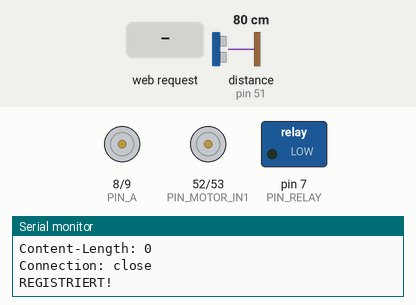
This sketch was run on a simulated Arduino Mega 2560, built with avr-gcc and run on an emulated ATmega2560. On the bench: motor-driver pin pairs drawn as motors (green arrow = first pin HIGH = forward, orange = second pin HIGH = backward, longer = more drive), switched loads named in the sketch (green lamp = pin HIGH), the last lines printed to the serial monitor. Wiring (inferred from the names in the program): ultrasonic range finder: trigger pin 50; echo pin 51. The inputs (shaded band) are chosen by the test bench; at power-on: distance to the obstacle (sensor on pin 51) 80 cm. The echo pulse lasts 58.3 µs per cm; WiFi joins after 1.5 s; servers stay silent unless stated; uploads are accepted with an empty reply; pins used as bus, display or sensor lines are not drawn.

Above: at 12.8 s.
12.9 s: HTTP request GET /api/tunnelleds received
At 13.04 s:
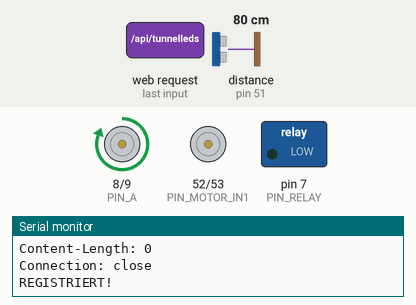
15.9 s: HTTP request GET /api/tunnel received
At 16.04 s:
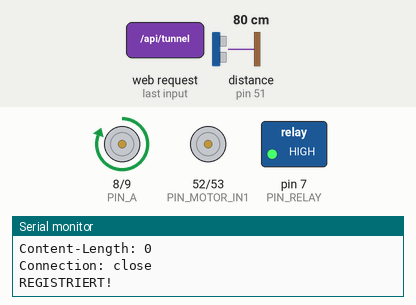
18.9 s: HTTP request GET /api/bridgeup received
21.9 s: HTTP request GET /api/nebel received
At 22.7 s:
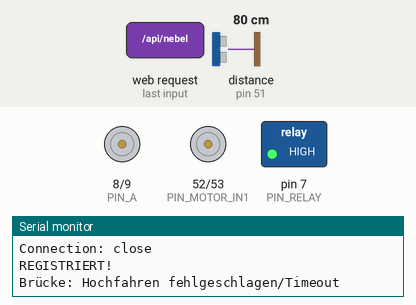
Timing chart, 0 to 24.9 s (numbered marks = the images above; inputs shaded):
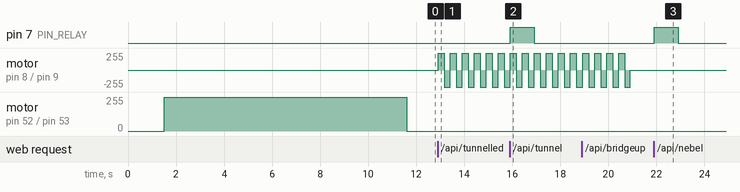

Measured:
- after the input at 12.9 s, motor on pin 8 (PIN_A) / pin 9 (PIN_B): alternates forward 255/255 for 0.25 s and backward 255/255 for 0.25 s, starting at once
- after the input at 15.9 s, pin 7 (PIN_RELAY): LOW → HIGH at once, → LOW 1.0 s later
- after the input at 21.9 s, pin 7 (PIN_RELAY): LOW → HIGH at once, → LOW 1.0 s later

The sketch:

ArduinoMegaTunnel.ino
```cpp
#include "WiFiEsp.h"

char ssid[] = "rescuerobotcar";
char pass[] = "mint2025";

WiFiEspClient client;
WiFiEspServer server(80);


// ================= CONFIG =================
// Brücken-Parameter
const float BRIDGE_DISTANCE_CM = 24.0;
// Zeit (ms) die die Brücke zum Absenken braucht.
const unsigned long BRIDGE_DOWN_TIME_MS = 5000UL;

// Hardware-Pins (schnell editierbar)
// Transistor-/LED-Ausgänge (Anzeige / Blink-LEDs)
#define PIN_A 8
#define PIN_B 9
// Nebel-/Aktions-Relay
#define PIN_RELAY 7

// Abstandssensor
#define PIN_DIST_TRIG 50
#define PIN_DIST_ECHO 51

// Motor an OUT1/OUT2 des L298N anschließen.
#define PIN_MOTOR_IN1 52
#define PIN_MOTOR_IN2 53
// -------------------------------------------------------------------------

// (Ende der Konfiguration)

// ================= RUNTIME STATE & FLAGS =================
// Laufzeitzustände und Flags (werden während Programmlauf verändert)
// Aktueller Zustand der Brücke: true == oben
bool bridgeIsUp = false;

// Netzwerk-/Registrierungsstatus
bool esp_ok = false;
bool wifi_ok = false;
bool registered = false;

// Timing / Blink-Status
unsigned long lastRegisterTry = 0;
unsigned long lastBlink = 0;
bool blinkState = false;

// Action flags for non-blocking execution (beschreiben asynchrone Aktionen)
bool doBlink = false;
unsigned long doBlinkUntil = 0;
bool doTunnel = false;
unsigned long tunnelStartTime = 0;
unsigned long tunnelEndTime = 0;
bool tunnelRelayOffDone = false;
bool doTriggerRelay = false;
unsigned long triggerRelayUntil = 0;
unsigned long lastActionBlink = 0;
bool actionBlinkState = false;

String orangepiIP = "";


void setup() {
  Serial.begin(9600);
  Serial1.begin(115200);

  pinMode(PIN_A, OUTPUT);
  pinMode(PIN_B, OUTPUT);
  pinMode(PIN_RELAY, OUTPUT);

  // Neue Pins initialisieren
  pinMode(PIN_DIST_TRIG, OUTPUT);
  pinMode(PIN_DIST_ECHO, INPUT);
  pinMode(PIN_MOTOR_IN1, OUTPUT);
  pinMode(PIN_MOTOR_IN2, OUTPUT);

  digitalWrite(PIN_A, LOW);
  digitalWrite(PIN_B, LOW);
  digitalWrite(PIN_RELAY, LOW);

  digitalWrite(PIN_DIST_TRIG, LOW);
  digitalWrite(PIN_MOTOR_IN1, LOW);
  digitalWrite(PIN_MOTOR_IN2, LOW);

  WiFi.init(&Serial1);

  if (WiFi.status() == WL_NO_SHIELD) {
    Serial.println("ESP NICHT GEFUNDEN!");
    esp_ok = false;
    return;
  }

  esp_ok = true;
  Serial.println("ESP OK");

  Serial.println("Verbinde WLAN...");
  WiFi.begin(ssid, pass);

  unsigned long start = millis();
  while (WiFi.status() != WL_CONNECTED && millis() - start < 15000) {
    delay(500);
    Serial.print(".");
  }

  if (WiFi.status() == WL_CONNECTED) {
    wifi_ok = true;
    Serial.println("\nWLAN OK");
    Serial.print("IP: ");
    Serial.println(WiFi.localIP());
    server.begin();
  } else {
    Serial.println("\nWLAN FEHLER");
    wifi_ok = false;
  }

  calibrateBridgeOnStartup();
}

void loop() {
  if (!esp_ok) {
    blinkError();
    return;
  }

  pollActions();

  if (wifi_ok && !registered && millis() - lastRegisterTry > 10000) {
    lastRegisterTry = millis();
    findOrangePiAndRegister();
  }

  if (wifi_ok) {
    WiFiEspClient webClient = server.available();
    if (webClient) {
      handleRequest(webClient);
    }
  }
}

// ================= ERROR BLINK =================
void blinkError() {
  if (millis() - lastBlink > 1000) {
    lastBlink = millis();
    blinkState = !blinkState;
    digitalWrite(PIN_A, blinkState);
  }
}

// ================= FIND ORANGEPI =================
void findOrangePiAndRegister() {
  Serial.println("Verwende statische OrangePi-IP: 192.168.10.10");
  orangepiIP = "192.168.10.10";

  if (tryRegister()) {
    Serial.println("REGISTRIERT!");
  } else {
    Serial.println("Registrierung fehlgeschlagen");
  }
}


// ================= REGISTER =================
bool tryRegister() {
  if (orangepiIP == "") return false;

  // Try a couple times in case the OrangePi hasn't fully started yet
  for (int attempt = 0; attempt < 2; attempt++) {
    if (client.connect(orangepiIP.c_str(), 80)) {
      client.println("GET /api/register/?device=Mega-Tunnel HTTP/1.1");
      client.print("Host: ");
      client.println(orangepiIP);
      client.println("Connection: close");
      client.println();

      unsigned long timeout = millis() + 2000;
      String response = "";
      while (millis() < timeout) {
        while (client.available()) {
          char c = client.read();
          response += c;
        }
        if (!client.connected() && client.available() == 0) break;
        delay(10);
      }
      client.stop();

      Serial.print("Register response from ");
      Serial.print(orangepiIP);
      Serial.print(": ");
      Serial.println(response);

      if (response.indexOf("\"status\": \"ok\"") != -1 || response.indexOf("200 OK") != -1 || response.indexOf("200 ") != -1) {
        registered = true;
        return true;
      }
    }
    delay(500);
  }
  return false;
}

// ================= SERVER =================
void handleRequest(WiFiEspClient &c) {
  String req = "";
  // Read request with small timeout and stop at end of headers
  unsigned long start = millis();
  while (c.connected() && millis() - start < 500) {
    while (c.available()) {
      char ch = c.read();
      req += ch;
      start = millis(); // reset timeout on incoming data
      if (req.indexOf("\r\n\r\n") != -1) break;
    }
    if (req.indexOf("\r\n\r\n") != -1) break;
    delay(1);
  }

  // ---- /api/tunnelleds ----
  if (req.indexOf("GET /api/tunnelleds") != -1) {
    sendJson(c, 200, "{\"status\":\"ok\"}");
    // start non-blocking blink for 5s
    doBlink = true;
    doBlinkUntil = millis() + 5000;
    lastActionBlink = 0;
    actionBlinkState = false;
  }

  // ---- /api/tunnel ----
  else if (req.indexOf("GET /api/tunnel") != -1) {
    sendJson(c, 200, "{\"status\":\"ok\"}");
    // start non-blocking tunnel sequence
    doTunnel = true;
    tunnelStartTime = millis();
    tunnelEndTime = tunnelStartTime + 5000;
    tunnelRelayOffDone = false;
    digitalWrite(PIN_RELAY, HIGH);
    lastActionBlink = 0;
    actionBlinkState = false;
  }

  // ---- /api/bridgeup ----
  else if (req.indexOf("GET /api/bridgeup") != -1) {
    if (bridgeIsUp) {
      sendJson(c, 200, "{\"status\":\"ok\",\"bridge\":\"already_up\"}");
    } else {
      sendJson(c, 200, "{\"status\":\"ok\",\"action\":\"moving_up\"}");
      unsigned long start = millis();
      unsigned long timeout = start + BRIDGE_DOWN_TIME_MS + 5000UL;
      motorBridgeUp();
      while (millis() < timeout) {
        float d = distanceReadCm();
        if (d >= 0 && d >= BRIDGE_DISTANCE_CM) {
          break;
        }
        delay(100);
      }
      motorBridgeStop();
      float dfinal = distanceReadCm();
      if (dfinal >= 0 && dfinal <= BRIDGE_DISTANCE_CM) {
        bridgeIsUp = true;
        Serial.println("Brücke: oben");
      } else {
        Serial.println("Brücke: Hochfahren fehlgeschlagen/Timeout");
      }
    }
  }

  // ---- /api/bridgedown ----
  else if (req.indexOf("GET /api/bridgedown") != -1) {
    if (!bridgeIsUp) {
      sendJson(c, 200, "{\"status\":\"ok\",\"bridge\":\"already_down\"}");
    } else {
      // Antwort sofort senden, dann runterfahren für definierte Zeit
      sendJson(c, 200, "{\"status\":\"ok\",\"action\":\"moving_down\"}");
      motorBridgeDown();
      delay(BRIDGE_DOWN_TIME_MS);
      motorBridgeStop();
      bridgeIsUp = false;
      Serial.println("Brücke: unten");
    }
  }

  // ---- /api/nebel ----
  else if (req.indexOf("GET /api/nebel") != -1) {
    float duration = parseDuration(req);
    sendJson(c, 200, "{\"status\":\"ok\"}");
    // trigger relay non-blocking
    doTriggerRelay = true;
    triggerRelayUntil = millis() + (unsigned long)(duration * 1000);
    digitalWrite(PIN_RELAY, HIGH);
  }

  // ---- /api/checkconnection ----
  else if (req.indexOf("GET /api/checkconnection") != -1) {
    if (esp_ok && wifi_ok && registered) {
      sendJson(c, 200, "{\"status\":\"ok\"}");
    } else {
      sendJson(c, 500, "{\"status\":\"error\"}");
    }
  }

  else {
    c.print("HTTP/1.1 404 Not Found\r\n\r\n");
  }

  delay(10);
  c.stop();
}

// ================= LED EFFECT =================
void blinkTransistors() {
  unsigned long start = millis();

  while (millis() - start < 5000) {
    digitalWrite(PIN_A, HIGH);
    digitalWrite(PIN_B, LOW);
    delay(250);

    digitalWrite(PIN_A, LOW);
    digitalWrite(PIN_B, HIGH);
    delay(250);
  }

  digitalWrite(PIN_A, LOW);
  digitalWrite(PIN_B, LOW);
}

// ================= TUNNEL SEQUENCE =================
void tunnelSequence() {
  digitalWrite(PIN_RELAY, HIGH);
  delay(1000);

  unsigned long ledStart = millis();
  bool fogOffDone = false;

  while (millis() - ledStart < 5000) {
    digitalWrite(PIN_A, HIGH);
    digitalWrite(PIN_B, LOW);
    delay(250);

    digitalWrite(PIN_A, LOW);
    digitalWrite(PIN_B, HIGH);
    delay(250);

    if (!fogOffDone && millis() - ledStart >= 1000) {
      digitalWrite(PIN_RELAY, LOW);
      fogOffDone = true;
    }
  }

  digitalWrite(PIN_A, LOW);
  digitalWrite(PIN_B, LOW);
}

// ================= NEBEL =================
float parseDuration(String req) {
  int idx = req.indexOf("duration=");
  if (idx == -1) return 1.0;

  String sub = req.substring(idx + 9);
  int end = sub.indexOf(" ");
  if (end != -1) sub = sub.substring(0, end);

  sub.replace(",", ".");
  return sub.toFloat();
}

void triggerRelay(float seconds) {
  unsigned long ms = (unsigned long)(seconds * 1000);

  digitalWrite(PIN_RELAY, HIGH);
  delay(ms);
  digitalWrite(PIN_RELAY, LOW);
}

// ================= ACTION POLLING =================
void pollActions() {
  unsigned long now = millis();

  if ((doBlink && now < doBlinkUntil) || (doTunnel && now < tunnelEndTime)) {
    if (now - lastActionBlink >= 250) {
      lastActionBlink = now;
      actionBlinkState = !actionBlinkState;
      if (actionBlinkState) {
        digitalWrite(PIN_A, HIGH);
        digitalWrite(PIN_B, LOW);
      } else {
        digitalWrite(PIN_A, LOW);
        digitalWrite(PIN_B, HIGH);
      }
    }
  } else {
    if (doBlink || doTunnel) {
      digitalWrite(PIN_A, LOW);
      digitalWrite(PIN_B, LOW);
      actionBlinkState = false;
    }
    doBlink = false;
    if (doTunnel && now >= tunnelEndTime) {
      doTunnel = false;
      tunnelRelayOffDone = false;
    }
  }

  // tunnel relay off after 1s
  if (doTunnel && !tunnelRelayOffDone && now - tunnelStartTime >= 1000) {
    digitalWrite(PIN_RELAY, LOW);
    tunnelRelayOffDone = true;
  }

  // trigger relay for fog
  if (doTriggerRelay && now >= triggerRelayUntil) {
    doTriggerRelay = false;
    digitalWrite(PIN_RELAY, LOW);
  }
}

// ================= UTILS =================
void sendJson(WiFiEspClient &c, int code, const char* body) {
  c.print("HTTP/1.1 ");
  c.print(code);
  if (code == 200) c.print(" OK\r\n");
  else c.print(" ERROR\r\n");

  c.print("Content-Type: application/json\r\n");
  c.print("Content-Length: ");
  c.print(strlen(body));
  c.print("\r\n");
  c.print("Connection: close\r\n\r\n");
  c.print(body);
}

// ================= MOTOR ("Brücke") =================
void motorBridgeStop() {
  digitalWrite(PIN_MOTOR_IN1, LOW);
  digitalWrite(PIN_MOTOR_IN2, LOW);
}

void motorBridgeUp() {
  digitalWrite(PIN_MOTOR_IN1, HIGH);
  digitalWrite(PIN_MOTOR_IN2, LOW);
}

void motorBridgeDown() {
  digitalWrite(PIN_MOTOR_IN1, LOW);
  digitalWrite(PIN_MOTOR_IN2, HIGH);
}

// ================= DISTANZMESSER =================
float distanceReadCm() {
  unsigned long duration;

  digitalWrite(PIN_DIST_TRIG, LOW);
  delayMicroseconds(2);
  digitalWrite(PIN_DIST_TRIG, HIGH);
  delayMicroseconds(10);
  digitalWrite(PIN_DIST_TRIG, LOW);

  duration = pulseIn(PIN_DIST_ECHO, HIGH, 30000UL);
  if (duration == 0) return -1.0; // kein Echo / außerhalb Reichweite

  // Umrechnung: Abstand(cm) = Dauer(us) / 58
  float dist = (float)duration / 58.0;
  return dist;
}

// ================= BRIDGE CALIBRATION & HELPERS =================
void calibrateBridgeOnStartup() {
  Serial.println("Kalibriere Brücke...");
  unsigned long start = millis();
  unsigned long timeout = start + BRIDGE_DOWN_TIME_MS + 5000UL;

  // fahre hoch und warte auf den Abstandswert
  motorBridgeUp();
  while (millis() < timeout) {
    float d = distanceReadCm();
    if (d >= 0 && d <= BRIDGE_DISTANCE_CM) {
      motorBridgeStop();
      bridgeIsUp = true;
      Serial.println("Brücke kalibriert: oben");
      return;
    }
    delay(100);
  }
  motorBridgeStop();
  bridgeIsUp = false;
  Serial.println("Kalibrierung fehlgeschlagen: Timeout");
}
```
